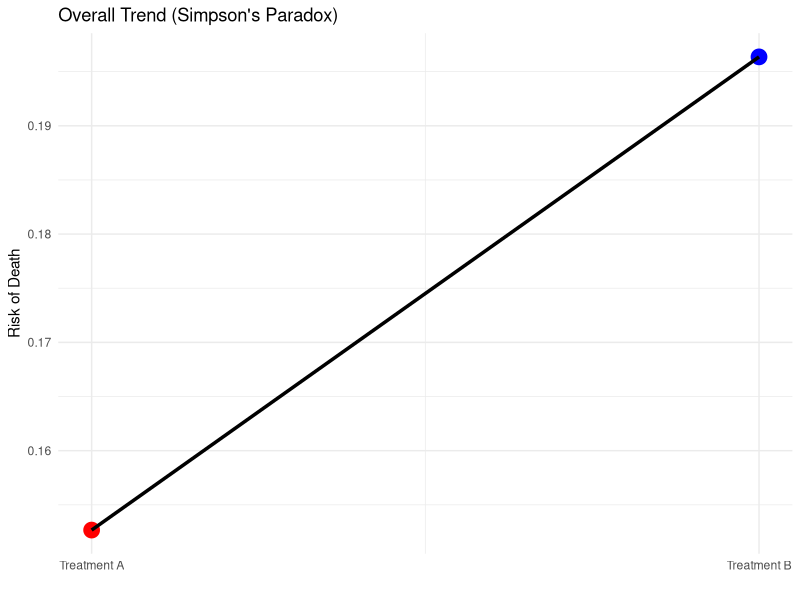
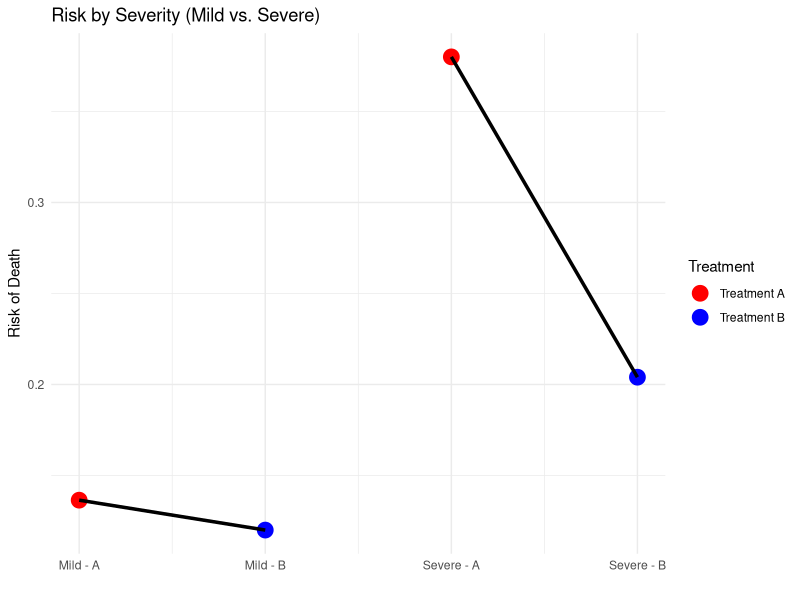

Recreate these plots in R, in order.
## ---- chunk 1
knitr::opts_chunk$set(echo = TRUE, message = FALSE, warning = FALSE, fig.width = 8, fig.height = 5)
library(ggplot2)
library(dplyr)
## ---- chunk 2
set.seed(123)
n <- 2050

severity <- rep(c("Mild", "Severe"), times = c(1450, 600))

treatment <- c(rep("Treatment A", 1400), rep("Treatment B", 50),
               rep("Treatment A", 100), rep("Treatment B", 500))

outcome <- c(rbinom(1400, 1, 0.15),  # Mild + A (15% death rate)
             rbinom(50, 1, 0.10),    # Mild + B (10% death rate)
             rbinom(100, 1, 0.30),   # Severe + A (30% death rate)
             rbinom(500, 1, 0.20))   # Severe + B (20% death rate)

df <- data.frame(
  Severity = severity,
  Treatment = treatment,
  Outcome = outcome
)

# Compute death rates by severity and treatment
death_counts <- tapply(df$Outcome, list(df$Severity, df$Treatment), sum)
table_counts <- table(df$Severity, df$Treatment)
death_rates <- round(death_counts / table_counts, 3)

overall_a <- sum(df$Outcome[df$Treatment == "Treatment A"]) / sum(df$Treatment == "Treatment A")
overall_b <- sum(df$Outcome[df$Treatment == "Treatment B"]) / sum(df$Treatment == "Treatment B")

print("Death rates by severity and treatment:")
print(death_rates)
cat("Overall death rate (Treatment A):", round(overall_a, 3), "\n")
cat("Overall death rate (Treatment B):", round(overall_b, 3), "\n")
## ---- chunk 3
overall_plot_data <- data.frame(
  X_Pos = c(1, 2),
  Death_rate = c(overall_a, overall_b),
  Treatment = c("Treatment A", "Treatment B")
)

p1 <- ggplot(overall_plot_data, aes(x = X_Pos, y = Death_rate, color = Treatment)) +
  geom_point(size = 5) +
  geom_line(aes(group = 1), color = "black", linewidth = 1.2) +
  scale_x_continuous(breaks = c(1, 2), labels = c("Treatment A", "Treatment B")) +
  scale_color_manual(values = c("Treatment A" = "red", "Treatment B" = "blue")) +
  labs(title = "Overall Trend (Simpson's Paradox)", x = "", y = "Risk of Death") +
  theme_minimal() +
  guides(color = "none")

print(p1)
## ---- chunk 4
group_means <- df %>%
  group_by(Severity, Treatment) %>%
  summarize(Death_rate = mean(Outcome), .groups = "drop") %>%
  mutate(X_Pos = case_when(
    Severity == "Mild" & Treatment == "Treatment A" ~ 1,
    Severity == "Mild" & Treatment == "Treatment B" ~ 2,
    Severity == "Severe" & Treatment == "Treatment A" ~ 3,
    Severity == "Severe" & Treatment == "Treatment B" ~ 4
  ),
  Group = paste(Severity, "-", Treatment),
  Treatment_Color = Treatment)

p2 <- ggplot(group_means, aes(x = X_Pos, y = Death_rate, color = Treatment_Color)) +
  geom_point(size = 5) +
  geom_line(aes(group = Severity), color = "black", linewidth = 1.2) +
  scale_x_continuous(
    breaks = 1:4,
    labels = c("Mild - A", "Mild - B", "Severe - A", "Severe - B")
  ) +
  scale_color_manual(
    values = c("Treatment A" = "red", "Treatment B" = "blue"),
    name = "Treatment"
  ) +
  labs(title = "Risk by Severity (Mild vs. Severe)", y = "Risk of Death", x = "") +
  theme_minimal()

print(p2)
## ---- chunk 5
set.seed(123)
n <- 2000

age <- rnorm(n, mean = 50, sd = 10)
bmi <- rnorm(n, mean = 25, sd = 4)
cholesterol <- rnorm(n, mean = 200, sd = 30)

# Treatment assignment: strong bias toward older, high-cholesterol people
treatment <- rbinom(n, 1, plogis(0.2 * age + 0.05 * cholesterol - 25))

# True untreated outcome
y_0 <- 140 - 1.5 * age + 0.3 * bmi + 0.5 * cholesterol + rnorm(n, sd = 5)

# True treated outcome: better, but depends on age & cholesterol
y_1 <- y_0 - (40 + 1.5 * age - 0.8 * cholesterol) + rnorm(n, sd = 2)

# Observed outcome
y <- ifelse(treatment == 1, y_1, y_0)

# True ATE: average of individual-level effects
true_ate <- mean(y_1 - y_0)

df_conf <- data.frame(age, bmi, cholesterol, treatment, y)

# Naive estimate: difference in means
naive_ate <- mean(df_conf$y[df_conf$treatment == 1]) - mean(df_conf$y[df_conf$treatment == 0])

cat("True ATE:", round(true_ate, 3), "\n")
cat("Naive (unadjusted) ATE estimate:", round(naive_ate, 3), "\n")
cat("\nThe naive estimate is biased because treatment was assigned based on age and cholesterol.\n")
cat("We'll learn methods to close this gap starting in Week 2.\n")
## ---- chunk 6
set.seed(123)
n <- 200

# Simulate covariates
age <- rnorm(n, 60, 12)
age <- pmax(25, pmin(90, age))
health_score <- rnorm(n, 60, 15)
health_score <- pmax(0, pmin(100, health_score))
diabetic <- rbinom(n, 1, 0.25)
prior_heart_attack <- rbinom(n, 1, 0.3)

# True potential outcome models
lp0 <- -0.98 + 0.034 * age - 0.036 * health_score + 0.53 * diabetic + 0.79 * prior_heart_attack
lp1 <- lp0 - 0.51

# Convert to probabilities
p0 <- plogis(lp0)
p1 <- plogis(lp1)

# Treatment assignment (confounded)
W_linear <- -1 + 0.03 * age - 0.03 * health_score + 0.7 * diabetic + 0.6 * prior_heart_attack
W_prob <- plogis(W_linear)
W <- rbinom(n, 1, W_prob)

# Generate observed outcomes
Y0 <- rbinom(n, 1, p0)
Y1 <- rbinom(n, 1, p1)
Y <- ifelse(W == 1, Y1, Y0)

df_heart <- data.frame(age, health_score, diabetic, prior_heart_attack, W, Y)

cat("Patients treated:", sum(W), "\n")
cat("Patients untreated:", sum(1 - W), "\n\n")
## ---- chunk 7
model <- glm(Y ~ W + age + health_score + diabetic + prior_heart_attack,
             data = df_heart,
             family = binomial(link = "logit"))

summary(model)
## ---- chunk 8
# Create copies where everyone is treated / untreated
df_treat <- df_heart |> mutate(W = 1)
df_untreat <- df_heart |> mutate(W = 0)

# Predict P(Y=1) under each scenario
p0_hat <- predict(model, newdata = df_untreat, type = "response")
p1_hat <- predict(model, newdata = df_treat, type = "response")
## ---- chunk 9
cat("True Risk Difference:", round(mean(p1) - mean(p0), 3), "\n")
cat("True Risk Ratio:", round(mean(p1) / mean(p0), 3), "\n\n")

cat("Estimated Risk Difference:", round(mean(p1_hat) - mean(p0_hat), 3), "\n")
cat("Estimated Risk Ratio:", round(mean(p1_hat) / mean(p0_hat), 3), "\n")
